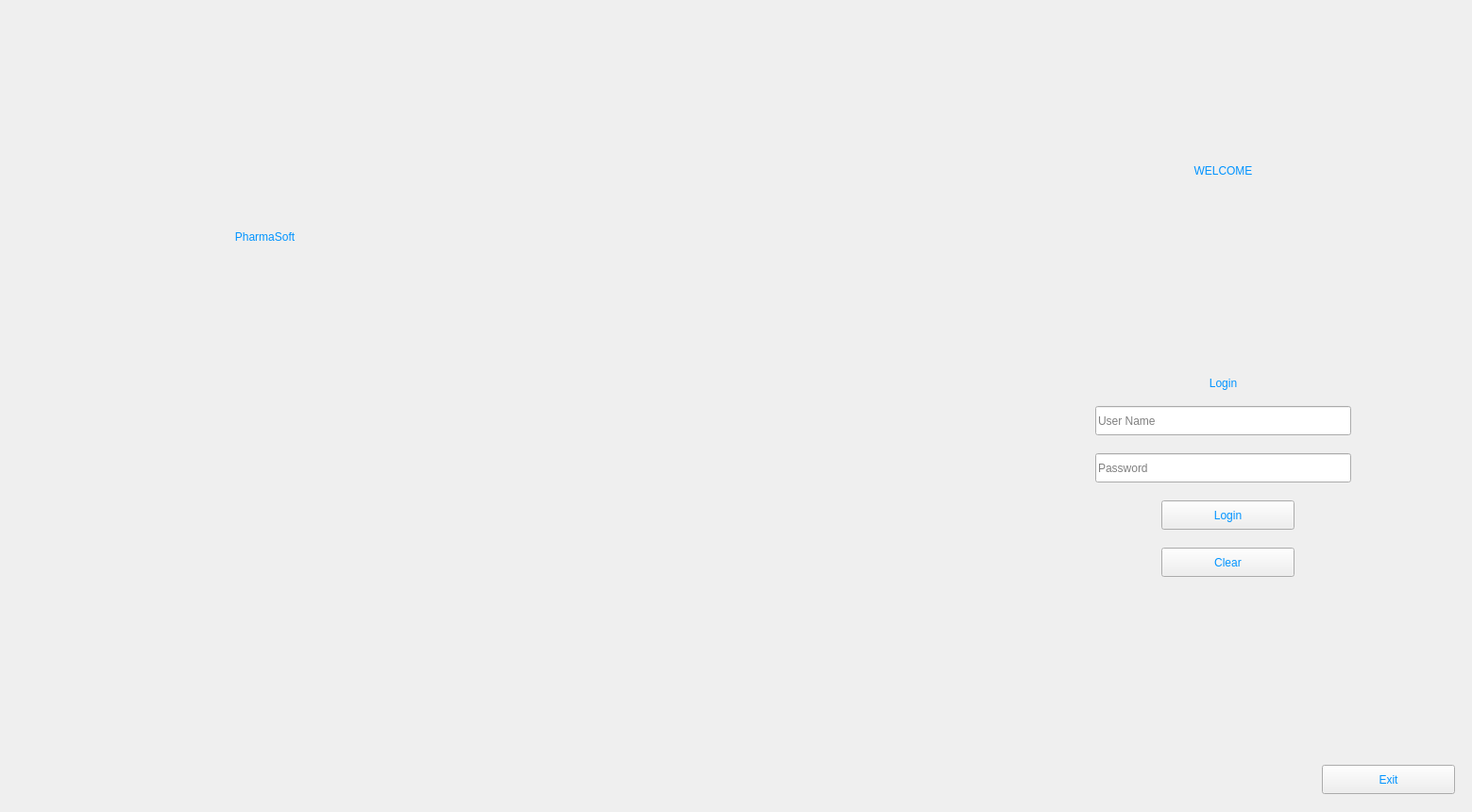
<?xml version="1.0" encoding="UTF-8"?>
<ui version="4.0">
 <class>User</class>
 <widget class="QWidget" name="User">
  <property name="geometry">
   <rect>
    <x>0</x>
    <y>0</y>
    <width>1559</width>
    <height>860</height>
   </rect>
  </property>
  <property name="cursor">
   <cursorShape>PointingHandCursor</cursorShape>
  </property>
  <property name="windowTitle">
   <string>PharmaSoft | Admin</string>
  </property>
  <property name="autoFillBackground">
   <bool>false</bool>
  </property>
  <property name="styleSheet">
   <string notr="true">#User{
background: url(:/newPrefix/loginbg.jpg)
}</string>
  </property>
  <widget class="QLabel" name="label">
   <property name="geometry">
    <rect>
     <x>0</x>
     <y>200</y>
     <width>561</width>
     <height>101</height>
    </rect>
   </property>
   <property name="autoFillBackground">
    <bool>false</bool>
   </property>
   <property name="styleSheet">
    <string notr="true">
font: 75 72pt &quot;Century Gothic&quot;;

color: qlineargradient(spread:pad, x1:0, y1:0, x2:1, y2:1, stop:0.869318 rgba(0, 147, 255, 255));</string>
   </property>
   <property name="text">
    <string>PharmaSoft</string>
   </property>
   <property name="scaledContents">
    <bool>true</bool>
   </property>
   <property name="alignment">
    <set>Qt::AlignCenter</set>
   </property>
   <property name="wordWrap">
    <bool>false</bool>
   </property>
  </widget>
  <widget class="QLabel" name="label_2">
   <property name="geometry">
    <rect>
     <x>250</x>
     <y>220</y>
     <width>151</width>
     <height>141</height>
    </rect>
   </property>
   <property name="text">
    <string/>
   </property>
  </widget>
  <widget class="QLabel" name="label_3">
   <property name="geometry">
    <rect>
     <x>1220</x>
     <y>240</y>
     <width>161</width>
     <height>151</height>
    </rect>
   </property>
   <property name="styleSheet">
    <string notr="true"/>
   </property>
   <property name="text">
    <string/>
   </property>
   <property name="pixmap">
    <pixmap resource="photos/admin.qrc">:/newPrefix/admin.png</pixmap>
   </property>
   <property name="scaledContents">
    <bool>true</bool>
   </property>
  </widget>
  <widget class="QLabel" name="label_5">
   <property name="geometry">
    <rect>
     <x>1130</x>
     <y>140</y>
     <width>331</width>
     <height>81</height>
    </rect>
   </property>
   <property name="styleSheet">
    <string notr="true">font: 75 38pt &quot;Century Gothic&quot;;
color: rgb(0, 147, 255);</string>
   </property>
   <property name="text">
    <string>WELCOME</string>
   </property>
   <property name="alignment">
    <set>Qt::AlignCenter</set>
   </property>
  </widget>
  <widget class="QPushButton" name="login">
   <property name="geometry">
    <rect>
     <x>1230</x>
     <y>530</y>
     <width>141</width>
     <height>31</height>
    </rect>
   </property>
   <property name="styleSheet">
    <string notr="true">font: 75 16pt &quot;Century Gothic&quot;;
color: rgb(0, 147, 255);</string>
   </property>
   <property name="text">
    <string>Login</string>
   </property>
  </widget>
  <widget class="QPushButton" name="clear">
   <property name="geometry">
    <rect>
     <x>1230</x>
     <y>580</y>
     <width>141</width>
     <height>31</height>
    </rect>
   </property>
   <property name="styleSheet">
    <string notr="true">font: 75 16pt &quot;Century Gothic&quot;;
color: rgb(0, 147, 255);</string>
   </property>
   <property name="text">
    <string>Clear</string>
   </property>
  </widget>
  <widget class="QLineEdit" name="admin_username">
   <property name="geometry">
    <rect>
     <x>1160</x>
     <y>430</y>
     <width>271</width>
     <height>31</height>
    </rect>
   </property>
   <property name="styleSheet">
    <string notr="true">font: 13pt &quot;Century Gothic&quot;;</string>
   </property>
   <property name="inputMask">
    <string/>
   </property>
   <property name="text">
    <string/>
   </property>
   <property name="placeholderText">
    <string>User Name</string>
   </property>
  </widget>
  <widget class="QLineEdit" name="admin_password">
   <property name="geometry">
    <rect>
     <x>1160</x>
     <y>480</y>
     <width>271</width>
     <height>31</height>
    </rect>
   </property>
   <property name="styleSheet">
    <string notr="true">font: 13pt &quot;Century Gothic&quot;;</string>
   </property>
   <property name="inputMethodHints">
    <set>Qt::ImhHiddenText|Qt::ImhNoAutoUppercase|Qt::ImhNoPredictiveText|Qt::ImhSensitiveData</set>
   </property>
   <property name="echoMode">
    <enum>QLineEdit::Password</enum>
   </property>
   <property name="placeholderText">
    <string>Password</string>
   </property>
   <property name="clearButtonEnabled">
    <bool>false</bool>
   </property>
  </widget>
  <widget class="QLabel" name="label_6">
   <property name="geometry">
    <rect>
     <x>1200</x>
     <y>390</y>
     <width>191</width>
     <height>31</height>
    </rect>
   </property>
   <property name="styleSheet">
    <string notr="true">font: 75 19pt &quot;Century Gothic&quot;;
color: rgb(0, 147, 255);</string>
   </property>
   <property name="text">
    <string>Login</string>
   </property>
   <property name="alignment">
    <set>Qt::AlignCenter</set>
   </property>
  </widget>
  <widget class="QPushButton" name="quit">
   <property name="geometry">
    <rect>
     <x>1400</x>
     <y>810</y>
     <width>141</width>
     <height>31</height>
    </rect>
   </property>
   <property name="styleSheet">
    <string notr="true">font: 75 16pt &quot;Century Gothic&quot;;
color: rgb(0, 147, 255);</string>
   </property>
   <property name="text">
    <string>Exit</string>
   </property>
   <property name="icon">
    <iconset resource="blue_icons.qrc">
     <normaloff>:/icons_blue/icons/log-out.svg</normaloff>:/icons_blue/icons/log-out.svg</iconset>
   </property>
   <property name="iconSize">
    <size>
     <width>25</width>
     <height>25</height>
    </size>
   </property>
  </widget>
 </widget>
 <resources>
  <include location="photos/loginbg.qrc"/>
  <include location="blue_icons.qrc"/>
  <include location="photos/employee.qrc"/>
  <include location="photos/admin.qrc"/>
  <include location="C:/Users/subha/.designer/backup/photos/employee.qrc"/>
  <include location="C:/Users/subha/.designer/backup/photos/admin.qrc"/>
 </resources>
 <connections/>
</ui>
